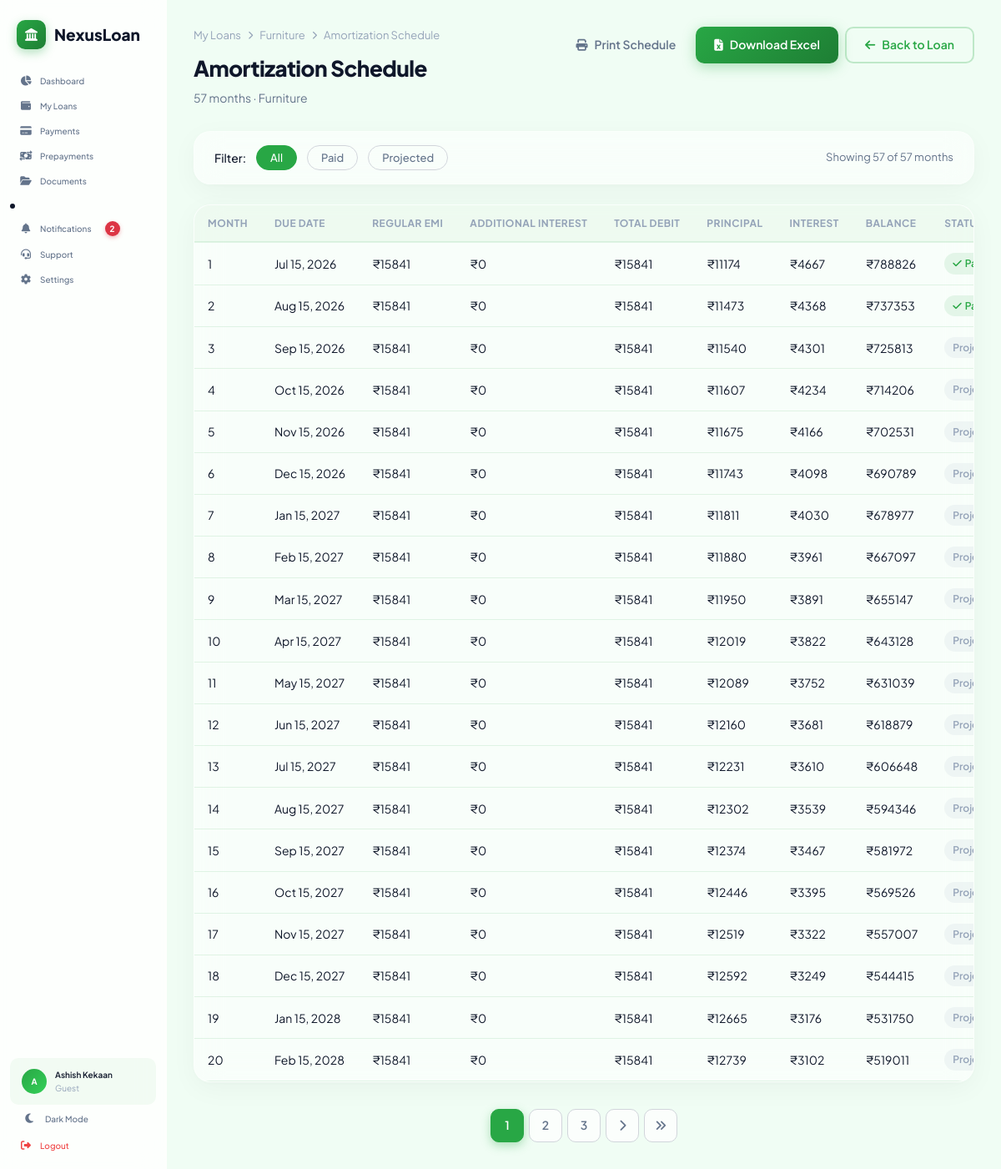
The page /loans/5/schedule/ (signed in) on the database its author committed.
### accounts/models.py (models this page shows, shortened)
class Profile(models.Model):
    ROLE_CHOICES = [
        ("guest", "Guest"),
        ("borrower", "Borrower"),
        ("lender", "Lender"),
    ]
    user = models.OneToOneField(
        settings.AUTH_USER_MODEL, on_delete=models.CASCADE, related_name="profile"
    )
    role = models.CharField(max_length=20, choices=ROLE_CHOICES, default="guest")
    phone = models.CharField(max_length=15, blank=True, null=True)
    available_funds = models.DecimalField(max_digits=15, decimal_places=2, default=0)
    kyc_verified = models.BooleanField(default=False)
    pan_number = models.CharField(max_length=10, blank=True, null=True)
    credit_score = models.PositiveIntegerField(
        default=750, help_text="CIBIL score approximation"
    )
    annual_income = models.DecimalField(max_digits=15, decimal_places=2, default=0)
    created_at = models.DateTimeField(auto_now_add=True)

### loans/models.py (models this page shows, shortened)
class Loan(models.Model):
    STATUS_CHOICES = [
        ("active", "Active"),
        ("closed", "Closed"),
        ("default", "Default"),
    ]
    LOAN_TYPE_CHOICES = [
        ("home", "Home Loan"),
        ("car", "Car Loan"),
        ("education", "Education Loan"),
        ("personal", "Personal Loan"),
        ("business", "Business Loan"),
        ("gold", "Gold Loan"),
        ("other", "Other"),
    ]
    EMI_FREQUENCY_CHOICES = [
        ("monthly", "Monthly"),
        ("quarterly", "Quarterly"),
        ("half_yearly", "Half Yearly"),
        ("yearly", "Yearly"),
    ]
    user = models.ForeignKey(
        settings.AUTH_USER_MODEL, on_delete=models.CASCADE, related_name="loans"
    )
    loan_name = models.CharField(max_length=200)
    loan_type = models.CharField(
        max_length=20, choices=LOAN_TYPE_CHOICES, default="home"
    )
    amount = models.DecimalField(max_digits=15, decimal_places=2)
    interest_rate = models.DecimalField(max_digits=5, decimal_places=2)
    tenure_years = models.PositiveIntegerField()
    emi = models.DecimalField(max_digits=15, decimal_places=2)
    start_date = models.DateField()
    first_emi_date = models.DateField(
        null=True,
        blank=True,
        help_text="Date on which first EMI will be deducted.",
    )
    emi_frequency = models.CharField(
        max_length=20,
        choices=EMI_FREQUENCY_CHOICES,
        default="monthly",
    )
    auto_debit = models.BooleanField(
        default=True,
        help_text="Automatically deduct EMI on due date.",
    )
    status = models.CharField(max_length=20, choices=STATUS_CHOICES, default="active")
    closed_date = models.DateField(null=True, blank=True)
    remaining_balance = models.DecimalField(max_digits=15, decimal_places=2, default=0)
    total_interest_paid = models.DecimalField(
        max_digits=15, decimal_places=2, default=0
    )
    is_public = models.BooleanField(
        default=False, help_text="Make visible to lenders for investment"
    )
    funded_amount = models.DecimalField(max_digits=15, decimal_places=2, default=0)
    created_at = models.DateTimeField(auto_now_add=True)
    updated_at = models.DateTimeField(auto_now=True)
    class Meta:
        ordering = ["-created_at"]
        verbose_name = "Loan"
        verbose_name_plural = "Loans"
    @property
    def schedule_start_date(self):
        return self.first_emi_date or self.start_date

### payments/models.py (models this page shows, shortened)
class Payment(models.Model):
    STATUS_CHOICES = [
        ("paid", "Paid"),
        ("pending", "Pending"),
        ("overdue", "Overdue"),
    ]
    PAYMENT_MODE_CHOICES = [
        ("manual", "Manual"),
        ("auto_debit", "Auto Debit"),
        ("upi", "UPI"),
        ("netbanking", "Net Banking"),
    ]
    PAYMENT_TYPE_CHOICES = [
        ("emi", "EMI"),
        ("prepayment", "Prepayment"),
        ("foreclosure", "Foreclosure"),
    ]
    loan = models.ForeignKey(
        "loans.Loan", on_delete=models.CASCADE, related_name="payments"
    )
    payment_number = models.PositiveIntegerField(
        help_text="Sequential EMI number (1, 2, 3...)"
    )
    amount = models.DecimalField(max_digits=15, decimal_places=2)
    principal_component = models.DecimalField(max_digits=15, decimal_places=2)
    interest_component = models.DecimalField(max_digits=15, decimal_places=2)
    balance_after = models.DecimalField(
        max_digits=15,
        decimal_places=2,
        help_text="Remaining balance after this payment",
    )
    due_date = models.DateField()
    payment_date = models.DateField(null=True, blank=True)
    status = models.CharField(max_length=20, choices=STATUS_CHOICES, default="pending")
    payment_mode = models.CharField(
        max_length=20, choices=PAYMENT_MODE_CHOICES, default="manual"
    )
    payment_type = models.CharField(
        max_length=20, choices=PAYMENT_TYPE_CHOICES, default="emi"
    )
    additional_interest = models.DecimalField(
        max_digits=15,
        decimal_places=2,
        default=Decimal("0.00"),
        help_text="Additional accrued interest recovered with this EMI.",
    )
    regular_emi_amount = models.DecimalField(
        max_digits=15,
        decimal_places=2,
        default=Decimal("0.00"),
    )
    total_debit_amount = models.DecimalField(
        max_digits=15,
        decimal_places=2,
        default=Decimal("0.00"),
    )
    created_at = models.DateTimeField(auto_now_add=True)
    class Meta:
        ordering = ["payment_number"]
        unique_together = ["loan", "payment_number"]
        indexes = [
            models.Index(fields=["loan"]),
            models.Index(fields=["status"]),
            models.Index(fields=["payment_date"]),
            models.Index(fields=["loan", "status"]),
            models.Index(fields=["loan", "payment_number"]),
        ]

### payments/views.py (the view)
class EMIScheduleView(LoginRequiredMixin, TemplateView):
    template_name = "payments/emi_schedule.html"
    def get_context_data(self, **kwargs):
        context = super().get_context_data(**kwargs)
        loan_id = kwargs.get("loan_id")
        if self.request.user.is_staff:
            loan = get_object_or_404(Loan, pk=loan_id)
        else:
            loan = get_object_or_404(Loan, pk=loan_id, user=self.request.user)
        schedule = generate_full_schedule(loan)
        paginator = Paginator(schedule, 20)
        page_number = self.request.GET.get("page", 1)
        page_obj = paginator.get_page(page_number)
        context["loan"] = loan
        context["schedule"] = page_obj.object_list
        context["page_obj"] = page_obj
        context["total_schedule_items"] = paginator.count
        return context

### loans/utils.py (called while the page is built)
def add_months(source_date, months):
    month = source_date.month - 1 + months
    year = source_date.year + month // 12
    month = month % 12 + 1
    day = min(source_date.day, calendar.monthrange(year, month)[1])
    return date(year, month, day)

def get_period_details(frequency):
    mapping = {
        "monthly": (1, 12),
        "quarterly": (3, 4),
        "half_yearly": (6, 2),
        "yearly": (12, 1),
    }
    return mapping.get(frequency or "monthly", (1, 12))

def add_periods(source_date, period_number, frequency):
    months_per_period, _ = get_period_details(frequency)
    return add_months(source_date, months_per_period * period_number)

def merge_schedule(loan):
    projected = build_projected_schedule(loan)
    paid = build_paid_schedule(loan)
    projected.update(paid)
    schedule = list(projected.values())
    schedule.sort(key=lambda row: (row["period"], row["due_date"]))
    return schedule

def generate_full_schedule(loan):
    return merge_schedule(loan)

### templates/payments/emi_schedule.html (shortened to what this page needs)
{% extends 'app_layout.html' %}
{% load static %}
{% block app_content %}
<div class="page-header">
    <div>
        <div class="breadcrumb">
            <a href="{% url 'loan_list' %}">My Loans</a>
            <i class="fas fa-chevron-right"></i>
            <a href="{% url 'loan_detail' loan.pk %}">{{ loan.loan_name }}</a>
            <i class="fas fa-chevron-right"></i>
            <span>Amortization Schedule</span>
        </div>
        <h1 class="page-title">Amortization Schedule</h1>
        <p class="page-subtitle">{{ total_schedule_items }} months · {{ loan.loan_name }}</p>
    </div>
    <div class="page-actions">
        <button class="btn btn-ghost" onclick="window.print()">
            <i class="fas fa-print"></i> Print Schedule
        </button>
        <a href="{% url 'export_excel' loan.pk %}" class="btn btn-primary">
            <i class="fas fa-file-excel"></i> Download Excel
        </a>
        <a href="{% url 'loan_detail' loan.pk %}" class="btn btn-outline">
            <i class="fas fa-arrow-left"></i> Back to Loan
        </a>
    </div>
</div>
<div class="glass-card" style="padding: 16px 24px; margin-bottom: 24px;">
    <div style="display: flex; gap: 12px; align-items: center; flex-wrap: wrap;">
        <label style="font-weight: 500; font-size: 14px;">Filter:</label>
        <button class="filter-btn active" data-filter="all">All</button>
        <button class="filter-btn" data-filter="paid">Paid</button>
        <button class="filter-btn" data-filter="projected">Projected</button>
        <span style="margin-left: auto; font-size: 13px; color: var(--text-secondary);">
            Showing <span id="rowCount">{{ total_schedule_items }}</span> of {{ total_schedule_items }} months
        </span>
    </div>
</div>
<div class="glass-card" style="padding: 0; overflow: hidden;">
    <div class="table-responsive">
        <table class="data-table schedule-table" id="scheduleTable">
            <thead>
                <tr>
                    <th>Month</th>
                    <th>Due Date</th>
                    <th>Regular EMI</th>
                    <th>Additional Interest</th>
                    <th>Total Debit</th>
                    <th>Principal</th>
                    <th>Interest</th>
                    <th>Balance</th>
                    <th>Status</th>
                </tr>
            </thead>
            <tbody>
                {% for row in schedule %}
                    <tr class="row-{{ row.status }}" data-status="{{ row.status }}">
                        <td>{{ row.period }}</td>
                        <td>{{ row.due_date|date:"M d, Y" }}</td>
                        <td>₹{{ row.regular_emi|floatformat:0 }}</td>
                        <td>₹{{ row.additional_interest|floatformat:0 }}</td>
                        <td>₹{{ row.total_debit|floatformat:0 }}</td>
                        <td>₹{{ row.principal|floatformat:0 }}</td>
                        <td>₹{{ row.interest|floatformat:0 }}</td>
                        <td>₹{{ row.balance|floatformat:0 }}</td>
                        <td>
                            {% if row.status == 'paid' %}
                                <span class="status-badge status-paid">
                                    <i class="fas fa-check"></i> Paid
                                </span>
                            {% else %}
                                <span class="status-badge status-projected">Projected</span>
                            {% endif %}
                        </td>
                    </tr>
                {% endfor %}
            </tbody>
        </table>
    </div>
</div>
{% if page_obj.has_other_pages %}
    <div style="margin-top: 24px;">
        {% include "includes/pagination.html" %}
    </div>
{% endif %}
{% endblock %}

### templates/app_layout.html (shortened to what this page needs)
{% extends 'base.html' %}
{% load static %}
{% block content %}
<div class="app-layout">
    <aside class="sidebar" id="sidebar">
        <div class="sidebar-header">
            <div class="sidebar-logo">
                <div class="logo-icon">
                    <i class="fas fa-landmark"></i>
                </div>
                <span class="logo-text">NexusLoan</span>
            </div>
        </div>
        <nav class="sidebar-nav">
            <a href="{% url 'dashboard' %}" class="nav-item {% if request.resolver_match.url_name == 'dashboard' %}active{% endif %}">
                <i class="fas fa-chart-pie"></i>
                <span>Dashboard</span>
            </a>
            {% if not request.user.is_staff %}
                <a href="{% url 'loan_list' %}" class="nav-item {% if request.resolver_match.url_name == 'loan_list' %}active{% endif %}">
                    <i class="fas fa-wallet"></i>
                    <span>My Loans</span>
                </a>
                <a href="{% url 'payment_dashboard' %}" class="nav-item {% if request.resolver_match.url_name == 'payment_dashboard' %}active{% endif %}">
                    <i class="fas fa-credit-card"></i>
                    <span>Payments</span>
                </a>
                <a href="{% url 'prepayment_dashboard' %}" class="nav-item {% if request.resolver_match.url_name == 'prepayment_dashboard' %}active{% endif %}">
                    <i class="fas fa-money-bill-transfer"></i>
                    <span>Prepayments</span>
                </a>
                <a href="{% url 'documents_dashboard' %}" class="nav-item {% if request.resolver_match.url_name == 'documents_dashboard' %}active{% endif %}">
                    <i class="fas fa-folder-open"></i>
                    <span>Documents</span>
                </a>
                <li>
                    <a href="{% url 'notifications_dashboard' %}" class="nav-item {% if request.resolver_match.url_name == 'notifications_dashboard' %}active{% endif %}">
                        <i class="fas fa-bell"></i>
                        <span>Notifications</span>
                        {% if header_unread_notifications > 0 %}
                            <span class="notification-badge">{{ header_unread_notifications }}</span>
                        {% endif %}
                    </a>
                </li>
                <a href="{% url 'support_dashboard' %}" class="nav-item {% if request.resolver_match.url_name == 'support_dashboard' %}active{% endif %}">
                    <i class="fas fa-headset"></i>
                    <span>Support</span>
                </a>
                <a href="{% url 'settings_dashboard' %}" class="nav-item {% if request.resolver_match.url_name == 'settings_dashboard' %}active{% endif %}">
                    <i class="fas fa-gear"></i>
                    <span>Settings</span>
                </a>
            {% endif %}
        </nav>
        <div class="sidebar-footer">
            <div class="user-info">
                <div class="user-avatar">{{ request.user.first_name.0|default:request.user.username.0|upper }}</div>
                <div class="user-details">
                    <span class="user-name">{{ request.user.get_full_name|default:request.user.username }}</span>
                    <span class="user-role">
                        {% if request.user.profile %}
                            {{ request.user.profile.get_role_display }}
                        {% else %}
                            User
                        {% endif %}
                    </span>
                </div>
            </div>
            <button class="theme-toggle" id="themeToggle" aria-label="Toggle dark mode">
                <i class="fas fa-moon" id="themeIcon"></i>
                <span id="themeLabel" style="font-size: 10px;">Dark Mode</span>
            </button>
            <a href="{% url 'logout' %}" class="nav-item nav-logout">
                <i class="fas fa-sign-out-alt"></i>
                <span>Logout</span>
            </a>
        </div>
    </aside>
    <main class="main-content">
        {% block app_content %}{% endblock %}
    </main>
</div>
{% endblock %}

### templates/app_layout.html (style rules this page uses)
.notification-badge { display: inline-flex; align-items: center; justify-content: center; min-width: 18px; height: 18px; padding: 0 6px; margin-left: 8px; background: #dc3545; color: #ffffff; font-size: 10px; font-weight: 650; line-height: 1; border-radius: 50px; box-shadow: 0 2px 5px rgba(220, 53, 69, 0.35); vertical-align: middle; }

### rows shown on the page
Loan: loan_name "Furniture"
Payment: due_date "Jul 15, 2026"
Payment: due_date "Aug 15, 2026"

### other values the page prints
{{ header_unread_notifications }} "2"
{{ request.user.first_name.0|default:request.user.username.0|upper }} "A"
{{ request.user.get_full_name|default:request.user.username }} "Ashish Kekaan"
{{ request.user.profile.get_role_display }} "Guest"
{{ total_schedule_items }} "57"
{{ row.period }} "1" "2" "3" "4" "5" "6" "7" "8" "9" "10" "11" "12" "13" "14" "15" "16" "17" "18" "19" "20"
{{ row.regular_emi|floatformat:0 }} "15841" "15841" "15841" "15841" "15841" "15841" "15841" "15841" "15841" "15841" "15841" "15841" "15841" "15841" "15841" "15841" "15841" "15841" "15841" "15841"
{{ row.additional_interest|floatformat:0 }} "0" "0" "0" "0" "0" "0" "0" "0" "0" "0" "0" "0" "0" "0" "0" "0" "0" "0" "0" "0"
{{ row.total_debit|floatformat:0 }} "15841" "15841" "15841" "15841" "15841" "15841" "15841" "15841" "15841" "15841" "15841" "15841" "15841" "15841" "15841" "15841" "15841" "15841" "15841" "15841"
{{ row.principal|floatformat:0 }} "11174" "11473" "11540" "11607" "11675" "11743" "11811" "11880" "11950" "12019" "12089" "12160" "12231" "12302" "12374" "12446" "12519" "12592" "12665" "12739"
{{ row.interest|floatformat:0 }} "4667" "4368" "4301" "4234" "4166" "4098" "4030" "3961" "3891" "3822" "3752" "3681" "3610" "3539" "3467" "3395" "3322" "3249" "3176" "3102"
{{ row.balance|floatformat:0 }} "788826" "737353" "725813" "714206" "702531" "690789" "678977" "667097" "655147" "643128" "631039" "618879" "606648" "594346" "581972" "569526" "557007" "544415" "531750" "519011"
{{ row.due_date|date:"M d, Y" }} "Sep 15, 2026" "Oct 15, 2026" "Nov 15, 2026" "Dec 15, 2026" "Jan 15, 2027" "Feb 15, 2027" "Mar 15, 2027" "Apr 15, 2027" "May 15, 2027" "Jun 15, 2027" "Jul 15, 2027" "Aug 15, 2027" "Sep 15, 2027" "Oct 15, 2027" "Nov 15, 2027" "Dec 15, 2027" "Jan 15, 2028" "Feb 15, 2028"
{{ num }} "1"
{{ num }} "2" "3"
